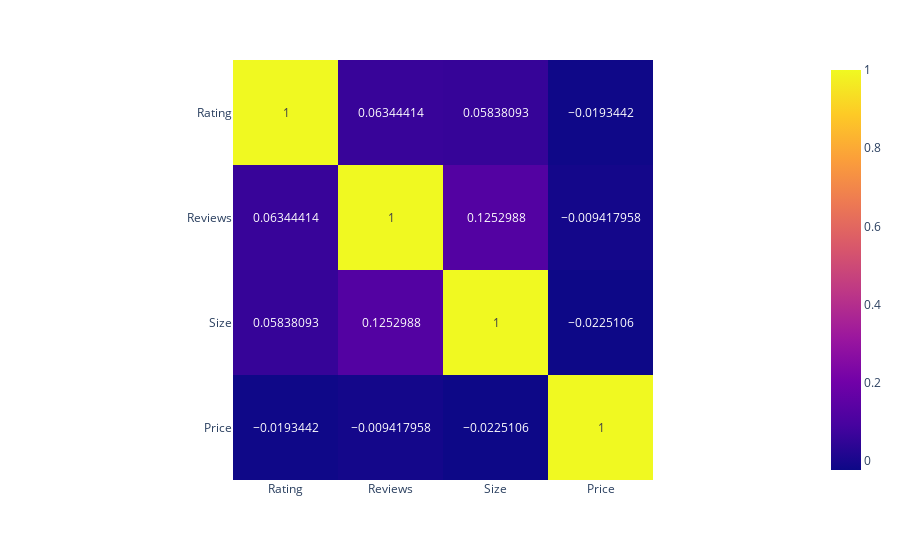

Source (notebook cell):
### Code cell
px.imshow(df[['Rating','Reviews','Size','Price']].corr(), text_auto=True)

### Figure 1 — Plotly figure (JSON) as saved in the notebook; plotly's stock layout.template omitted (floating-point values rounded to 4 significant figures)
{"data": [{"coloraxis": "coloraxis", "hovertemplate": "x: %{x}<br>y: %{y}<br>color: %{z}<extra></extra>", "name": "0", "texttemplate": "%{z}", "type": "heatmap", "x": ["Rating", "Reviews", "Size", "Price"], "xaxis": "x", "y": ["Rating", "Reviews", "Size", "Price"], "yaxis": "y", "z": [[1, 0.06344, 0.05838, -0.01934], [0.06344, 1, 0.1253, -0.009418], [0.05838, 0.1253, 1, -0.02251], [-0.01934, -0.009418, -0.02251, 1]]}], "layout": {"coloraxis": {"colorscale": [[0, "#0d0887"], [0.1111, "#46039f"], [0.2222, "#7201a8"], [0.3333, "#9c179e"], [0.4444, "#bd3786"], [0.5556, "#d8576b"], [0.6667, "#ed7953"], [0.7778, "#fb9f3a"], [0.8889, "#fdca26"], [1, "#f0f921"]]}, "margin": {"t": 60}, "xaxis": {"anchor": "y", "constrain": "domain", "domain": [0, 1], "scaleanchor": "y"}, "yaxis": {"anchor": "x", "autorange": "reversed", "constrain": "domain", "domain": [0, 1]}}}
